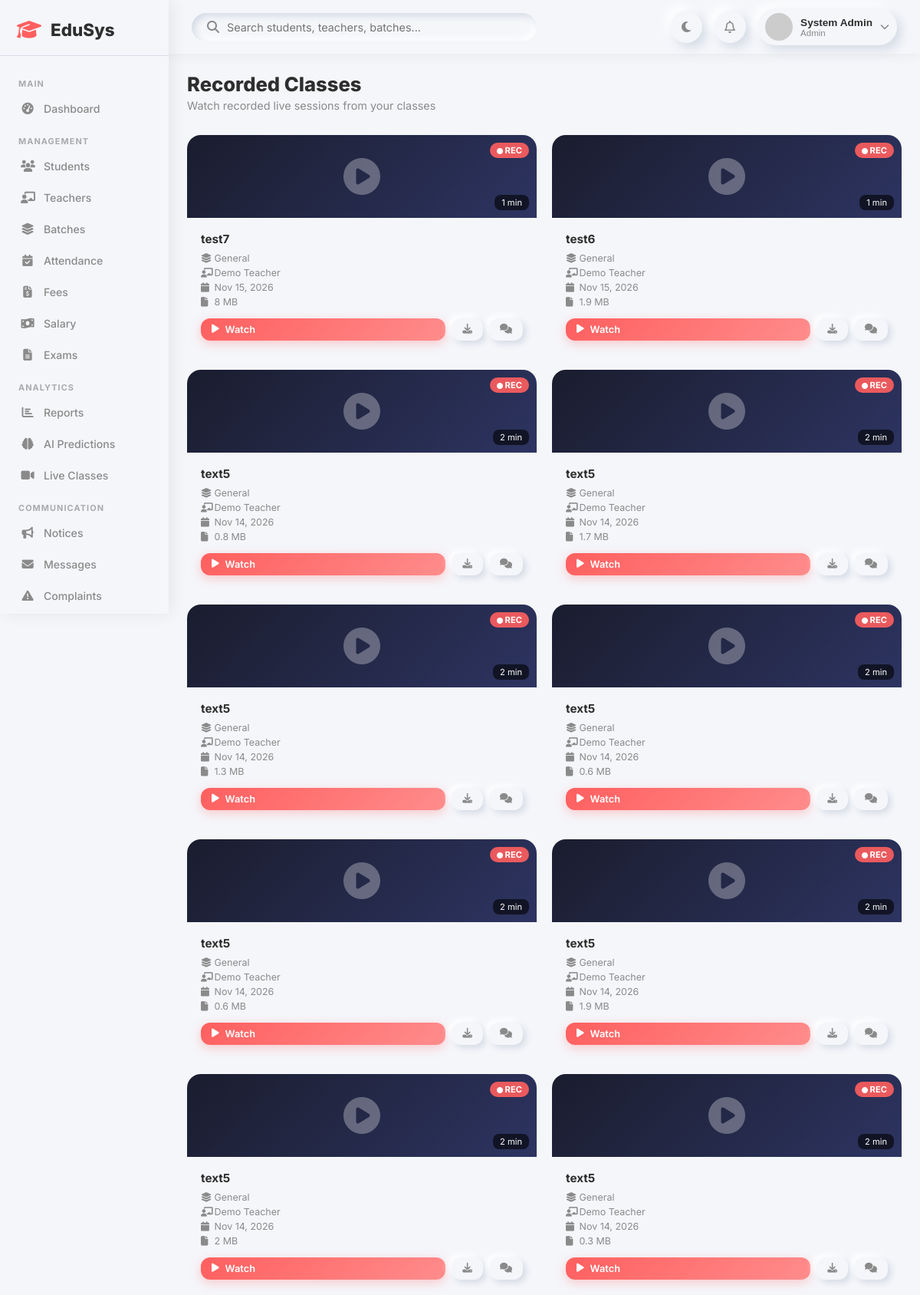
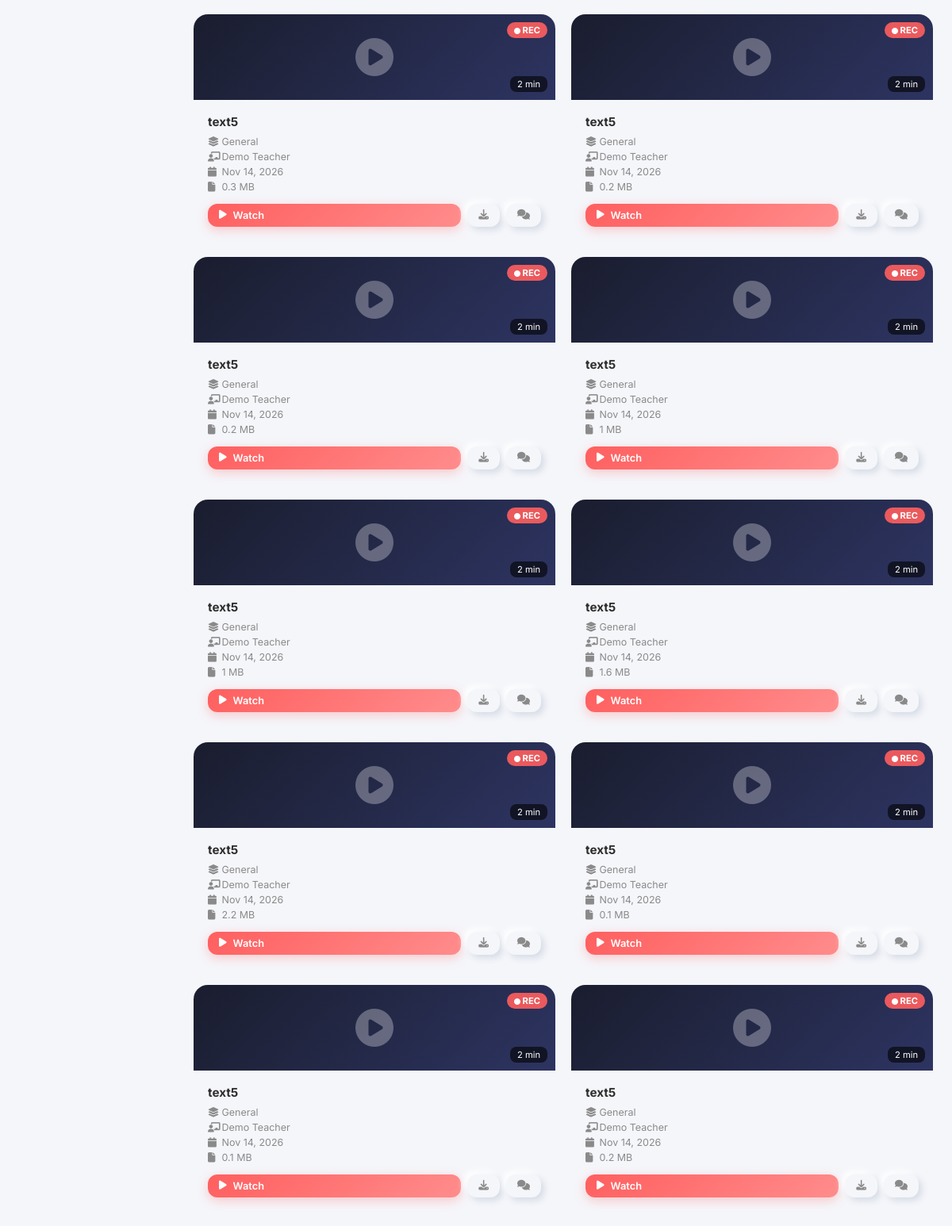
Screenshot of /recorded_classes.php (signed in, upper part) with the database file from the repository (2 pictures, top to bottom).
### tables this page shows
CREATE TABLE `recordings` (
  `id` int(11) NOT NULL,
  `class_id` int(11) NOT NULL,
  `file_path` varchar(500) NOT NULL,
  `file_size` bigint(20) DEFAULT 0,
  `created_at` timestamp NOT NULL DEFAULT current_timestamp()
);

CREATE TABLE `live_classes` (
  `id` int(11) NOT NULL,
  `title` varchar(200) DEFAULT NULL,
  `batch_id` int(11) DEFAULT NULL,
  `teacher_id` int(11) DEFAULT NULL,
  `room_id` varchar(100) DEFAULT NULL,
  `scheduled_at` datetime DEFAULT NULL,
  `duration_minutes` int(11) DEFAULT 60,
  `status` enum('scheduled','live','ended') DEFAULT 'scheduled',
  `recording_url` varchar(255) DEFAULT NULL,
  `created_at` timestamp NOT NULL DEFAULT current_timestamp(),
  `end_time` datetime DEFAULT NULL,
  `start_time` datetime DEFAULT NULL
);

CREATE TABLE `users` (
  `id` int(11) NOT NULL,
  `name` varchar(150) NOT NULL,
  `email` varchar(150) NOT NULL,
  `password` varchar(255) NOT NULL,
  `role` enum('admin','teacher','student') NOT NULL DEFAULT 'student',
  `avatar` varchar(255) DEFAULT NULL,
  `status` enum('active','inactive','pending') DEFAULT 'active',
  `created_at` timestamp NOT NULL DEFAULT current_timestamp(),
  `updated_at` timestamp NOT NULL DEFAULT current_timestamp() ON UPDATE current_timestamp()
);

### recorded_classes.php (the view, shortened to what this page needs)
<?php
require_once __DIR__ . '/includes/header.php';
$uid  = $_SESSION['user_id'];
$role = $_SESSION['role'];
$filter_class = (int)($_GET['class_id'] ?? 0);
if ($role === 'teacher') {
    $tid = $conn->query("SELECT id FROM teachers WHERE user_id=$uid")->fetch_assoc()['id'] ?? 0;
    $sql = "
        SELECT r.*, lc.title as class_title, lc.status as class_status,
               lc.start_time, lc.end_time, b.name as batch_name,
               u.name as teacher_name
        FROM recordings r
        JOIN live_classes lc ON r.class_id=lc.id
        LEFT JOIN batches b ON lc.batch_id=b.id
        LEFT JOIN teachers t ON lc.teacher_id=t.id
        LEFT JOIN users u ON t.user_id=u.id
        WHERE lc.teacher_id=$tid
        " . ($filter_class ? " AND r.class_id=$filter_class" : "") . "
        ORDER BY r.created_at DESC
    ";
} else {
    $sql = "
        SELECT r.*, lc.title as class_title, lc.status as class_status,
               lc.start_time, lc.end_time, b.name as batch_name,
               u.name as teacher_name
        FROM recordings r
        JOIN live_classes lc ON r.class_id=lc.id
        LEFT JOIN batches b ON lc.batch_id=b.id
        LEFT JOIN teachers t ON lc.teacher_id=t.id
        LEFT JOIN users u ON t.user_id=u.id
        " . ($filter_class ? "WHERE r.class_id=$filter_class" : "") . "
        ORDER BY r.created_at DESC
    ";
}
$recordings = $conn->query($sql);
?>
<div class="page-header">
    <div><h1>Recorded Classes</h1><p>Watch recorded live sessions from your classes</p></div>
</div>
<?php if ($recordings && $recordings->num_rows === 0): ?>
<div class="table-card" style="text-align:center;padding:50px;">
    <i class="fa-solid fa-circle-play" style="font-size:3rem;color:var(--text-secondary);margin-bottom:16px;"></i>
    <h3 style="color:var(--text-secondary);">No recordings available yet</h3>
    <p style="color:var(--text-secondary);font-size:0.88rem;margin-top:8px;">Recordings will appear here after live classes are recorded and saved.</p>
</div>
<?php else: ?>
<div style="display:grid;grid-template-columns:repeat(auto-fill,minmax(300px,1fr));gap:20px;">
    <?php while ($rec = $recordings->fetch_assoc()):
        $duration_min = '';
        if ($rec['start_time'] && $rec['end_time']) {
            $diff = (strtotime($rec['end_time']) - strtotime($rec['start_time']));
            $duration_min = round($diff / 60) . ' min';
        }
        $size_mb = $rec['file_size'] > 0 ? round($rec['file_size'] / 1024 / 1024, 1) . ' MB' : '';
    ?>
    <div style="background:var(--background);border-radius:18px;box-shadow:var(--neu-md);overflow:hidden;display:flex;flex-direction:column;">
        <div style="background:linear-gradient(135deg,#1a1d2e,#2d3461);padding:30px;display:flex;align-items:center;justify-content:center;position:relative;">
            <i class="fa-solid fa-circle-play" style="font-size:3rem;color:rgba(255,255,255,.3);"></i>
            <span style="position:absolute;top:10px;right:10px;background:rgba(255,95,95,.9);color:#fff;border-radius:10px;padding:3px 9px;font-size:0.7rem;font-weight:700;">
                <i class="fa-solid fa-circle" style="font-size:0.5rem;"></i> REC
            </span>
            <?php if ($duration_min): ?>
            <span style="position:absolute;bottom:10px;right:10px;background:rgba(0,0,0,.6);color:#fff;border-radius:8px;padding:3px 9px;font-size:0.7rem;">
                <?= $duration_min ?>
            </span>
            <?php endif; ?>
        </div>
        <div style="padding:18px;flex:1;display:flex;flex-direction:column;">
            <h4 style="margin:0 0 8px;font-size:0.95rem;"><?= htmlspecialchars($rec['class_title'] ?? 'Live Class') ?></h4>
            <div style="font-size:0.78rem;color:var(--text-secondary);display:flex;flex-direction:column;gap:4px;flex:1;">
                <span><i class="fa-solid fa-layer-group" style="width:14px;"></i> <?= htmlspecialchars($rec['batch_name'] ?? 'General') ?></span>
                <span><i class="fa-solid fa-chalkboard-user" style="width:14px;"></i> <?= htmlspecialchars($rec['teacher_name'] ?? 'Teacher') ?></span>
                <span><i class="fa-solid fa-calendar" style="width:14px;"></i> <?= date('M d, Y', strtotime($rec['created_at'])) ?></span>
                <?php if ($size_mb): ?><span><i class="fa-solid fa-file" style="width:14px;"></i> <?= $size_mb ?></span><?php endif; ?>
            </div>
            <div style="margin-top:14px;display:flex;gap:8px;flex-wrap:wrap;">
                <a href="<?= BASE_URL . htmlspecialchars($rec['file_path']) ?>"
                   target="_blank"
                   class="btn btn-primary btn-sm"
                   style="flex:1;text-align:center;">
                    <i class="fa-solid fa-play"></i> Watch
                </a>
                <a href="<?= BASE_URL . htmlspecialchars($rec['file_path']) ?>"
                   download
                   class="btn btn-outline btn-sm"
                   title="Download">
                    <i class="fa-solid fa-download"></i>
                </a>
                <a href="<?= BASE_URL ?>live_class_room.php?class_id=<?= $rec['class_id'] ?>&review=1"
                   class="btn btn-outline btn-sm"
                   title="View Class">
                    <i class="fa-solid fa-comments"></i>
                </a>
            </div>
        </div>
    </div>
    <?php endwhile; ?>
</div>
<?php endif; ?>
<?php require_once __DIR__ . '/includes/footer.php'; ?>

### css/dashboard.css (style rules this page uses)
:root { --primary: #FF5F5F; --secondary: #6C63FF; --background: #F5F6FA; --text-primary: #2E2E2E; --text-secondary: #8A8A8A; --shadow-light: #ffffff; --shadow-dark: #d5dbe5; --neu: 6px 6px 14px var(--shadow-dark), -6px -6px 14px var(--shadow-light); --neu-sm: 4px 4px 8px var(--shadow-dark), -4px -4px 8px var(--shadow-light); --neu-in: inset 4px 4px 8px var(--shadow-dark), inset -4px -4px 8px var(--shadow-light); --success: #4CAF50; --danger: #FF5252; --warning: #FF9800; --info: #2196F3; --sidebar-width: 260px; }
* { margin: 0; padding: 0; box-sizing: border-box; }
body { font-family: 'Inter', sans-serif; background: var(--background); color: var(--text-primary); transition: background 0.3s, color 0.3s; }
.page-header { display: flex; justify-content: space-between; align-items: flex-start; margin-bottom: 30px; flex-wrap: wrap; gap: 15px; }
.page-header h1 { font-size: 1.6rem; font-weight: 800; }
.page-header p { color: var(--text-secondary); font-size: 0.9rem; margin-top: 4px; }
.btn { display: inline-flex; align-items: center; gap: 8px; padding: 10px 20px; border-radius: 12px; border: none; font-family: 'Inter', sans-serif; font-size: 0.88rem; font-weight: 600; cursor: pointer; transition: all 0.2s ease; text-decoration: none; }
.btn-primary { background: linear-gradient(135deg, var(--primary), #ff8c8c); color: white; box-shadow: 0 4px 14px rgba(255,95,95,0.3); }
.btn-outline { background: var(--background); box-shadow: var(--neu-sm); color: var(--text-secondary); }
.btn-sm { padding: 7px 14px; font-size: 0.8rem; }

### css/responsive.css (style rules this page uses)
@media (max-width: 1200px) { :root { --sidebar-width: 220px; } }

### includes/chatbot_widget.php (style rules this page uses)
:root { --edubot-primary: #6366f1; --edubot-primary-hover: #4f46e5; --edubot-secondary: #8b5cf6; --edubot-accent: #06b6d4; --edubot-bg: #ffffff; --edubot-surface: #f8fafc; --edubot-border: #e2e8f0; --edubot-text: #1e293b; --edubot-text-muted: #64748b; --edubot-bot-bubble: #f1f5f9; --edubot-bot-text: #1e293b; --edubot-user-bubble: linear-gradient(135deg, #6366f1, #8b5cf6); --edubot-shadow: 0 20px 45px -10px rgba(99, 102, 241, 0.25), 0 10px 20px -5px rgba(0, 0, 0, 0.08); }

### rows the page displays
recordings: class.start_time "1 min", class.title "test7", batch_name "General", users.name "Demo Teacher", created_at "Nov 15, 2026", file_size "8 MB"
recordings: class.start_time "1 min", class.title "test6", batch_name "General", users.name "Demo Teacher", created_at "Nov 15, 2026", file_size "1.9 MB"
recordings: class.start_time "2 min", class.title "text5", batch_name "General", users.name "Demo Teacher", created_at "Nov 14, 2026", file_size "0.8 MB"
recordings: class.start_time "2 min", class.title "text5", batch_name "General", users.name "Demo Teacher", created_at "Nov 14, 2026", file_size "1.7 MB"
recordings: class.start_time "2 min", class.title "text5", batch_name "General", users.name "Demo Teacher", created_at "Nov 14, 2026", file_size "1.3 MB"
recordings: class.start_time "2 min", class.title "text5", batch_name "General", users.name "Demo Teacher", created_at "Nov 14, 2026", file_size "0.6 MB"
recordings: class.start_time "2 min", class.title "text5", batch_name "General", users.name "Demo Teacher", created_at "Nov 14, 2026", file_size "0.6 MB"
recordings: class.start_time "2 min", class.title "text5", batch_name "General", users.name "Demo Teacher", created_at "Nov 14, 2026", file_size "1.9 MB"
recordings: class.start_time "2 min", class.title "text5", batch_name "General", users.name "Demo Teacher", created_at "Nov 14, 2026", file_size "2 MB"
recordings: class.start_time "2 min", class.title "text5", batch_name "General", users.name "Demo Teacher", created_at "Nov 14, 2026", file_size "0.3 MB"
recordings: class.start_time "2 min", class.title "text5", batch_name "General", users.name "Demo Teacher", created_at "Nov 14, 2026", file_size "0.3 MB"
recordings: class.start_time "2 min", class.title "text5", batch_name "General", users.name "Demo Teacher", created_at "Nov 14, 2026", file_size "0.2 MB"
recordings: class.start_time "2 min", class.title "text5", batch_name "General", users.name "Demo Teacher", created_at "Nov 14, 2026", file_size "0.2 MB"
recordings: class.start_time "2 min", class.title "text5", batch_name "General", users.name "Demo Teacher", created_at "Nov 14, 2026", file_size "1 MB"
recordings: class.start_time "2 min", class.title "text5", batch_name "General", users.name "Demo Teacher", created_at "Nov 14, 2026", file_size "1 MB"
recordings: class.start_time "2 min", class.title "text5", batch_name "General", users.name "Demo Teacher", created_at "Nov 14, 2026", file_size "1.6 MB"
recordings: class.start_time "2 min", class.title "text5", batch_name "General", users.name "Demo Teacher", created_at "Nov 14, 2026", file_size "2.2 MB"
recordings: class.start_time "2 min", class.title "text5", batch_name "General", users.name "Demo Teacher", created_at "Nov 14, 2026", file_size "0.1 MB"
recordings: class.start_time "2 min", class.title "text5", batch_name "General", users.name "Demo Teacher", created_at "Nov 14, 2026", file_size "0.1 MB"
recordings: class.start_time "2 min", class.title "text5", batch_name "General", users.name "Demo Teacher", created_at "Nov 14, 2026", file_size "0.2 MB"

### other values shown
$name "System Admin"
$role "Admin"
